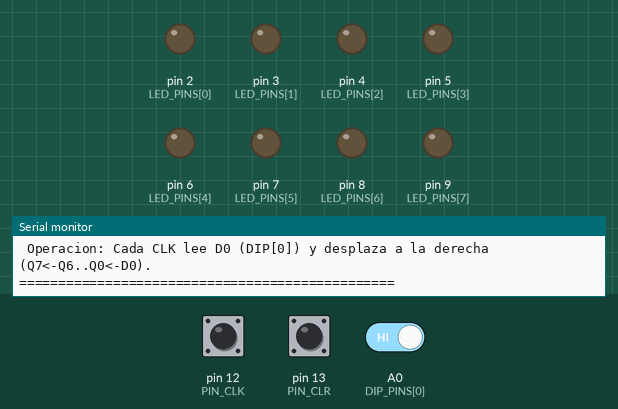
The sketch below on a simulated Arduino Uno, built with avr-gcc and run on an emulated ATmega328P. On the bench: output pins drawn as LEDs (lit = HIGH), the last lines printed to the serial monitor. The test bench sets the inputs (shaded band); at power-on: pin 12 (PIN_CLK) HIGH, A0 (DIP_PINS[0]) HIGH, pin 13 (PIN_CLR) HIGH.

Above: at 4.4 s.
4.5 s: pin 12 (PIN_CLK) driven LOW and A0 (DIP_PINS[0]) driven LOW
At 4.9 s:
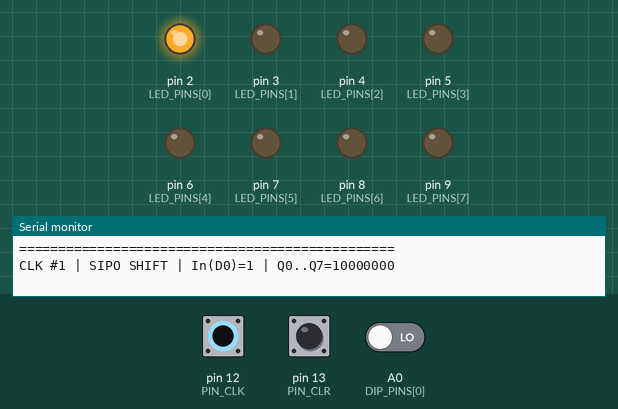
6.0 s: pin 13 (PIN_CLR) pulled LOW for 1 s
At 7.2 s:
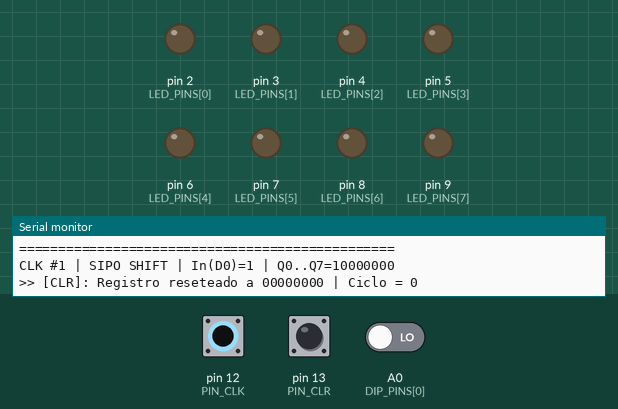
8.5 s: pin 12 (PIN_CLK) pulsed HIGH 5 times (0.12 s each, 0.3 s apart)
At 10.8 s:
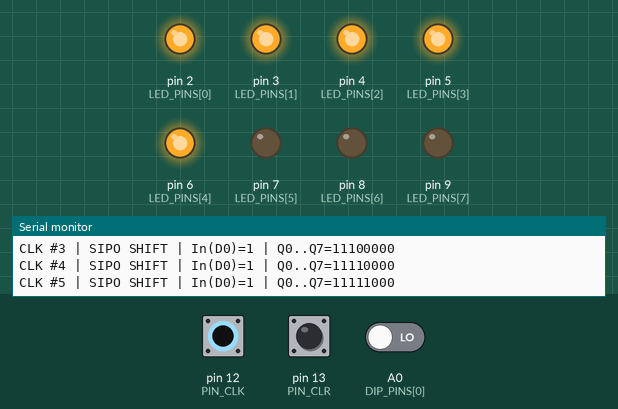
11.5 s: pin 13 (PIN_CLR) pulled LOW for 3.2 s
At 12.5 s:
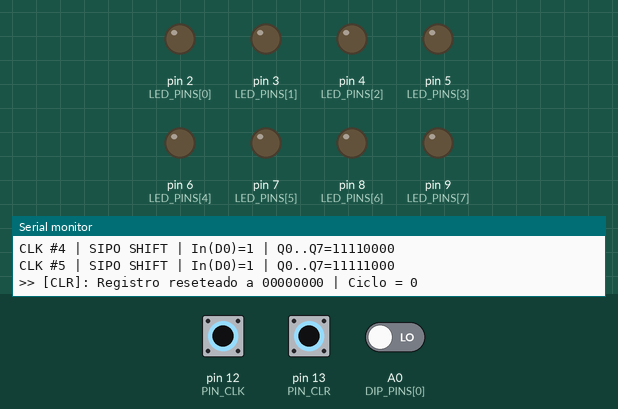
Timing chart, 0 to 14.5 s (numbered marks = the images above; inputs shaded):
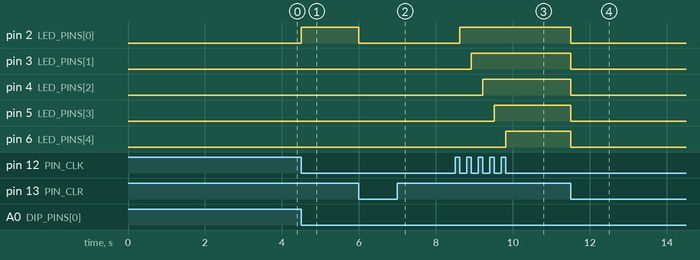

The sketch:

registro_corrimiento_8bits.ino
```cpp
/*
 * ============================================================
 *  Registro de Corrimiento 8 bits - 3 modos
 *  SIPO / PISO / PIPO simulados con Arduino UNO
 * ============================================================
 *  Pinout (19 pines utilizados en Arduino UNO):
 *   - LEDs Q0..Q7 -> D2, D3, D4, D5, D6, D7, D8, D9 (OUTPUT con resistencias 220-330 ohm a GND)
 *   - DIP D0..D7  -> A0, A1, A2, A3, A4, A5, D10, D11 (INPUT_PULLUP, switch a GND al cerrar)
 *   - Boton CLK   -> D12 (INPUT_PULLUP, pulsador a GND)
 *   - Boton CLR   -> D13 (INPUT_PULLUP, pulsador a GND)
 *   - Boton MODE  -> D0  (INPUT_PULLUP, pulsador a GND)
 *   - Serial TX   -> D1  (Salida serie a 115200 baudios para depuracion)
 *
 *  IMPORTANTE CONEXION DE BOTONES (INPUT_PULLUP):
 *   Cada pulsador debe ir conectado entre su PIN y GND (NO a 5V).
 *   - Pulsador suelto  = HIGH (1)
 *   - Pulsador apretado = LOW (0)
 * ============================================================
 */

// ---------- Pines ----------
const uint8_t LED_PINS[8] = {2, 3, 4, 5, 6, 7, 8, 9};       // Q0..Q7 (izq -> der)
const uint8_t DIP_PINS[8] = {A0, A1, A2, A3, A4, A5, 10, 11}; // D0..D7
const uint8_t PIN_CLK  = 12;
const uint8_t PIN_CLR  = 13;
const uint8_t PIN_MODE = 0; // Pin D0 (RX)

// ---------- Tipos ----------
enum Modo : uint8_t { SIPO = 0, PISO = 1, PIPO = 2 };

// Ventana de bloqueo para antirrebote
const unsigned long DEBOUNCE_MS = 50;

struct Boton {
  uint8_t pin;
  bool estadoAnterior;         // Ultimo estado leido (HIGH = suelto)
  unsigned long tUltimoCambio; // Timestamp del ultimo cambio
};

// ---------- Estado global ----------
Modo modo = SIPO;

bool reg[8] = {0, 0, 0, 0, 0, 0, 0, 0};   // reg[0]=Q0 ... reg[7]=Q7
unsigned int ciclo = 0;
bool pisoCargado = false;     // PISO: false = proximo CLK carga, true = desplaza
uint8_t pisoDesplazamientos = 0; // Contador de desplazamientos en PISO (hasta 8)

Boton btnClk  = {PIN_CLK,  HIGH, 0};
Boton btnClr  = {PIN_CLR,  HIGH, 0};
Boton btnMode = {PIN_MODE, HIGH, 0};

// ---------- Utilidades ----------
const char* nombreModo(Modo m) {
  switch (m) {
    case SIPO: return "SIPO (Serial In - Parallel Out 8b)";
    case PISO: return "PISO (Parallel In - Serial Out 8b)";
    case PIPO: return "PIPO (Parallel In - Parallel Out 8b)";
    default:   return "DESCONOCIDO";
  }
}

/*
 * Antirrebote por flanco instantaneo (Lockout Debounce):
 * - Dispara en el instante EXACTO en que se presiona (HIGH -> LOW).
 * - Cero latencia (detecta pulsaciones cortas/rapidas de inmediato).
 * - Bloquea cualquier rebote o ruido durante DEBOUNCE_MS.
 */
bool flancoPresion(Boton &b) {
  bool lectura = digitalRead(b.pin);
  unsigned long ahora = millis();
  bool evento = false;

  // Detecta transicion de suelto (HIGH) a presionado (LOW)
  if (lectura == LOW && b.estadoAnterior == HIGH) {
    if (ahora - b.tUltimoCambio > DEBOUNCE_MS) {
      evento = true;
      b.tUltimoCambio = ahora;
    }
  } else if (lectura == HIGH && b.estadoAnterior == LOW) {
    b.tUltimoCambio = ahora; // Registra cuando se suelta
  }

  b.estadoAnterior = lectura;
  return evento;
}

// DIP en INPUT_PULLUP: switch cerrado a GND = LOW = bit 1
bool leerBitDip(uint8_t i) {
  return (digitalRead(DIP_PINS[i]) == LOW) ? 1 : 0;
}

void leerDipParalelo(bool destino[8]) {
  for (int i = 0; i < 8; i++) destino[i] = leerBitDip(i);
}

// ---------- Operaciones del Registro ----------
void actualizarLeds() {
  for (int i = 0; i < 8; i++) digitalWrite(LED_PINS[i], reg[i] ? HIGH : LOW);
}

void limpiar() {
  for (int i = 0; i < 8; i++) reg[i] = 0;
  ciclo = 0;
  pisoCargado = false;
  pisoDesplazamientos = 0;
  actualizarLeds();
}

void desplazarDerecha(bool bitEntrada) {
  for (int i = 7; i > 0; i--) reg[i] = reg[i - 1];
  reg[0] = bitEntrada;
}

void cargarParalelo() {
  leerDipParalelo(reg);
}

// Destello fisico en los LEDs para confirmar el cambio de modo en la protoboard
void animarCambioModo() {
  for (int i = 0; i < 8; i++) digitalWrite(LED_PINS[i], LOW);
  delay(80);
  // Parpadea el LED del modo: Q0 para SIPO, Q1 para PISO, Q2 para PIPO
  digitalWrite(LED_PINS[modo], HIGH);
  delay(160);
  digitalWrite(LED_PINS[modo], LOW);
  delay(80);
  digitalWrite(LED_PINS[modo], HIGH);
  delay(160);
  digitalWrite(LED_PINS[modo], LOW);
}

// ---------- Impresion Serial ----------
void imprimirRegistro() {
  Serial.print(F("Q0..Q7="));
  for (int i = 0; i < 8; i++) Serial.print(reg[i]);
}

void imprimirDip() {
  Serial.print(F("DIP(D0..D7)="));
  for (int i = 0; i < 8; i++) Serial.print(leerBitDip(i));
}

void imprimirCabecera() {
  Serial.println();
  Serial.println(F("================================================"));
  Serial.print(F(">> CAMBIO DE MODO: "));
  Serial.println(nombreModo(modo));
  Serial.println(F("================================================"));
  switch (modo) {
    case SIPO:
      Serial.println(F(" Operacion: Cada CLK lee D0 (DIP[0]) y desplaza a la derecha (Q7<-Q6..Q0<-D0)."));
      break;
    case PISO:
      Serial.println(F(" Operacion:"));
      Serial.println(F("   - 1er CLK: LOAD (carga el DIP completo D0..D7 a Q0..Q7)."));
      Serial.println(F("   - Siguientes CLK: SHIFT (sale Q7 por Serial y entra 0 por Q0)."));
      Serial.println(F("   - Tras 8 desplazamientos, el siguiente CLK recarga automaticamente."));
      break;
    case PIPO:
      Serial.println(F(" Operacion: Cada CLK carga instantaneamente el DIP completo (D0..D7) a Q0..Q7."));
      break;
  }
  Serial.println(F("================================================"));
  Serial.println();
}

// ---------- Setup ----------
void setup() {
  Serial.begin(115200);

  for (int i = 0; i < 8; i++) pinMode(LED_PINS[i], OUTPUT);
  for (int i = 0; i < 8; i++) pinMode(DIP_PINS[i], INPUT_PULLUP);
  pinMode(PIN_CLK,  INPUT_PULLUP);
  pinMode(PIN_CLR,  INPUT_PULLUP);
  pinMode(PIN_MODE, INPUT_PULLUP);

  limpiar();

  Serial.println();
  Serial.println(F("################################################"));
  Serial.println(F("#  Registro 8 bits SIPO / PISO / PIPO - Arduino #"));
  Serial.println(F("################################################"));
  Serial.println(F("Pinout Arduino UNO:"));
  Serial.println(F(" - LEDs Q0..Q7    : D2, D3, D4, D5, D6, D7, D8, D9"));
  Serial.println(F(" - DIP D0..D7     : A0, A1, A2, A3, A4, A5, D10, D11"));
  Serial.println(F(" - Boton CLK (D12): Pulso de reloj"));
  Serial.println(F(" - Boton CLR (D13): Limpiar registro (00000000)"));
  Serial.println(F(" - Boton MODE(D0) : Cicla entre SIPO -> PISO -> PIPO"));
  imprimirCabecera();
}

// ---------- Loop ----------
void loop() {
  // 1. Boton MODE: Cambia de modo ciclicamente
  if (flancoPresion(btnMode)) {
    modo = (Modo)((modo + 1) % 3);
    limpiar();
    animarCambioModo();
    imprimirCabecera();
  }

  // 2. Boton CLK: Ejecuta la operacion del modo activo
  if (flancoPresion(btnClk)) {
    ciclo++;
    switch (modo) {
      case SIPO: {
        bool d0 = leerBitDip(0);
        desplazarDerecha(d0);
        actualizarLeds();
        Serial.print(F("CLK #")); Serial.print(ciclo);
        Serial.print(F(" | SIPO SHIFT | In(D0)=")); Serial.print(d0);
        Serial.print(F(" | ")); imprimirRegistro();
        Serial.println();
        break;
      }
      case PISO: {
        // Si no esta cargado, o si ya salieron los 8 bits, recarga automaticamente
        if (!pisoCargado || pisoDesplazamientos >= 8) {
          cargarParalelo();
          pisoCargado = true;
          pisoDesplazamientos = 0;
          actualizarLeds();
          Serial.print(F("CLK #")); Serial.print(ciclo);
          Serial.print(F(" | PISO LOAD | ")); imprimirDip();
          Serial.print(F(" -> ")); imprimirRegistro();
          Serial.println();
        } else {
          bool bitSalida = reg[7]; // Bit que sale por el extremo Q7
          desplazarDerecha(0);     // Entra 0 por la izquierda
          pisoDesplazamientos++;
          actualizarLeds();
          Serial.print(F("CLK #")); Serial.print(ciclo);
          Serial.print(F(" | PISO SHIFT (")); Serial.print(pisoDesplazamientos); Serial.print(F("/8)"));
          Serial.print(F(" | Salida Serie (SO)=")); Serial.print(bitSalida);
          Serial.print(F(" | ")); imprimirRegistro();
          Serial.println();
        }
        break;
      }
      case PIPO: {
        cargarParalelo();
        actualizarLeds();
        Serial.print(F("CLK #")); Serial.print(ciclo);
        Serial.print(F(" | PIPO LOAD | ")); imprimirDip();
        Serial.print(F(" -> ")); imprimirRegistro();
        Serial.println();
        break;
      }
    }
  }

  // 3. Boton CLR: Limpieza asincrona
  if (flancoPresion(btnClr)) {
    limpiar();
    Serial.println(F(">> [CLR]: Registro reseteado a 00000000 | Ciclo = 0"));
  }
}
```

Measured:
- after the input at 4.5 s, pin 2 (LED_PINS[0]): LOW → HIGH at once
- after the input at 6.0 s, pin 2 (LED_PINS[0]): HIGH → LOW at once
- after the input at 8.5 s, pin 2 (LED_PINS[0]): LOW → HIGH after 0.12 s; pin 3 (LED_PINS[1]): LOW → HIGH after 0.42 s; pin 4 (LED_PINS[2]): LOW → HIGH after 0.72 s; pin 5 (LED_PINS[3]): LOW → HIGH after 1.0 s; pin 6 (LED_PINS[4]): LOW → HIGH after 1.3 s
- after the input at 11.5 s, pin 2 (LED_PINS[0]), pin 3 (LED_PINS[1]), pin 4 (LED_PINS[2]), pin 5 (LED_PINS[3]), pin 6 (LED_PINS[4]): HIGH → LOW at once
